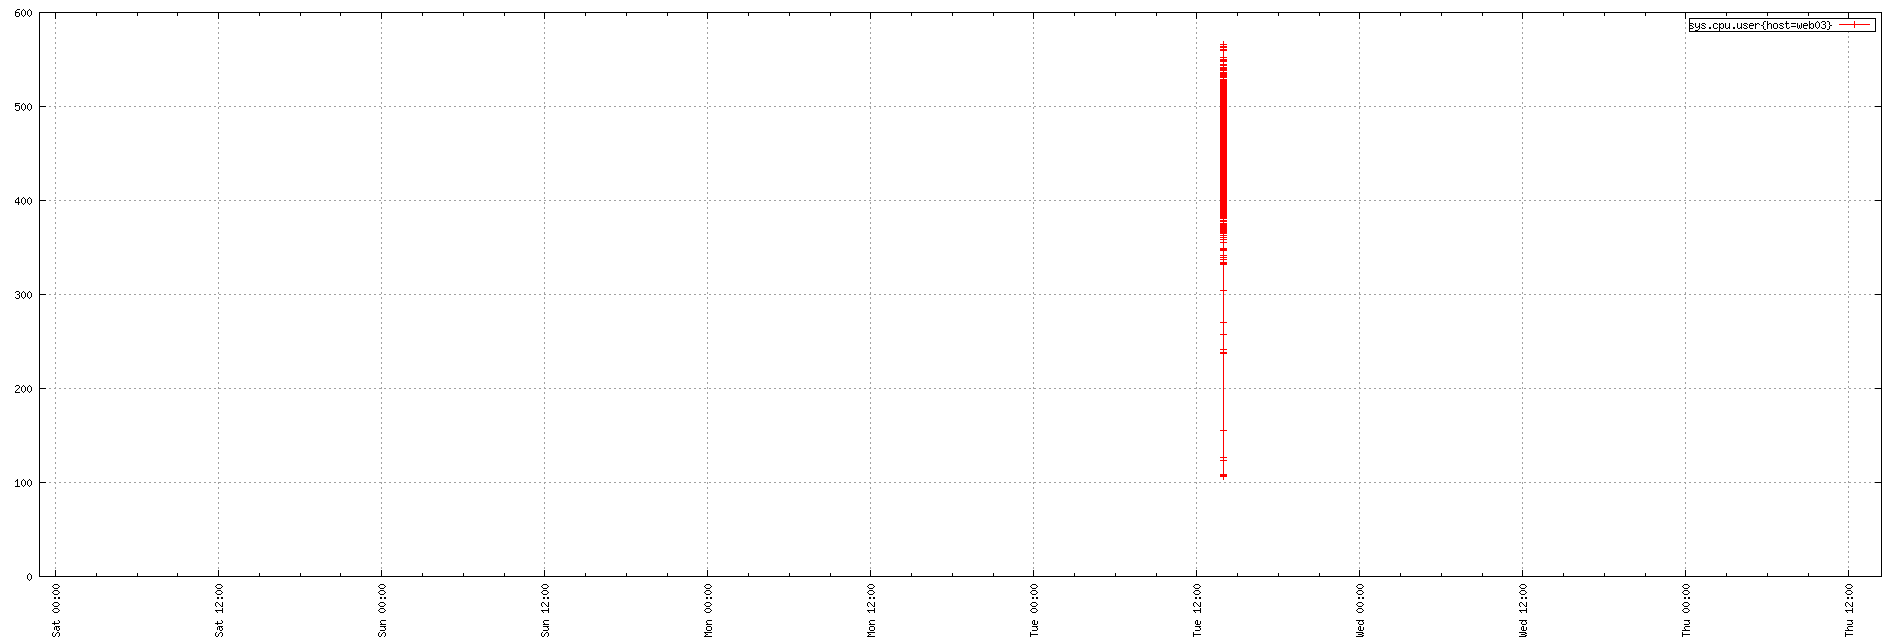

Write the gnuplot code that produced this figure.
set term png small size 1900,644
set xdata time
set timefmt "%s"
if (GPVAL_VERSION < 4.6) set xtics rotate; else set xtics rotate right
set output "${TMPDIR-'tmp'}/tsd/85e4e97.png"
set xrange ["1673650109":"1674138231"]
set format x "%a %H:%M"
set grid
set style data linespoint
set key right box
set yrange [0:]
plot  "${TMPDIR-'tmp'}/tsd/85e4e97_0.dat" using 1:2 title "sys.cpu.user{host=web03}"
